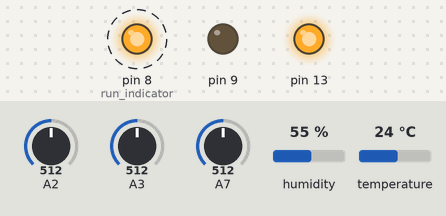
Bench run of a sketch on a simulated Arduino Uno, built for the host (arithmetic inside an expression is 32-bit, double 64-bit). Parts: output pins drawn as LEDs (lit = HIGH). Dashed ring = blinking. The test bench sets the inputs (shaded band); at power-on: A3 = 512, A2 = 512, A7 = 512, humidity 55 %, temperature 24 °C. Pins used as bus, display or sensor lines are not drawn; what the sketch prints to the serial monitor is not drawn.

Above: at 6.8 s.
6.9 s: A3 set to 748
At 8.4 s:
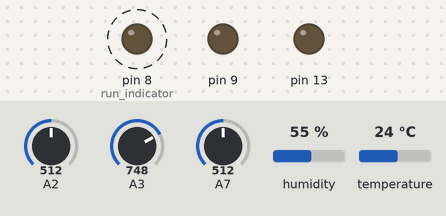
9.9 s: A3 set to 770
12.9 s: A3 set to 910
15.9 s: A3 set to 939
At 18.29 s:
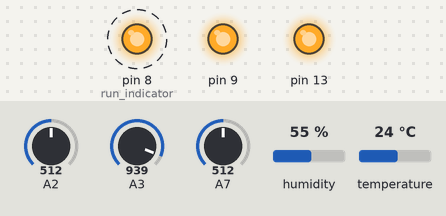
18.9 s: A3 set to 900
At 20.1 s:
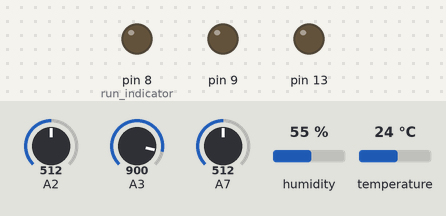
21.9 s: A3 set to 1010
At 25.8 s:
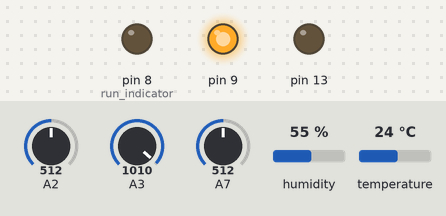
Timing chart, 0 to 28.5 s (numbered marks = the images above; inputs shaded):
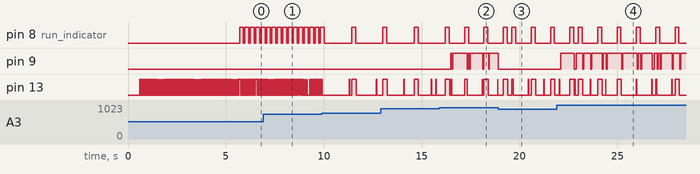

The sketch:

xbee.ino
```cpp
String fs="V0.0";

// ZigBee:38400 baud
#define baudXBee 38400
// #define cycleWDT 30          // ~300 sec WDT timing
#define cycleWDT 2          // ~300 sec WDT timing
#define cycleM 5              // Master info send cycle
#define upperBatteryVolt 4.0  // high battery voltage clamping
#define lowerBatteryVolt 3.3  // high battery voltage clamping
#define countLimit 1000000    // stamp counter limit

#include <SoftwareSerial.h>
#include <EEPROM.h>
/*
 * Sketch for testing sleep mode with wake up on WDT.
 * Donal Morrissey - 2011.
 *
 */
#include <avr/sleep.h>
#include <avr/power.h>
#include <avr/wdt.h>

#include "DHT.h"

#define DHTPIN 4
#define DHTTYPE DHT22

DHT dht(DHTPIN, DHTTYPE);
SoftwareSerial mySerial(2, 3); // RX, TX


volatile unsigned int rep0=cycleWDT;//15;// volatile unsigned int rep0=15; //8초 사이클 대기 수 : 실제는 10회 기준
volatile unsigned int cnt;   //8초 사이클 대기 수
unsigned long lastCnt=0;
volatile int f_wdt=1;

unsigned long strCnt=0;

int eead=0;
int een=0;
long ms00=0;

String nameNI="";
String s="";
String ss="";
String cmd="";
String txString="";
String zbInfo="";
String dbString="";

int eer0[30];

long ms0=0;
int ms=10*1000;

float coreTemp;
float currentVolt;   // device voltage

float v1,v2;        // v1=solar, v2=battery
//float f200 = 230;//231.95;
//float f200s = 136.4;//142.1;

float tmpScale;
float tmpOffset;
float roomTemp;
float roomHumi;

String rxZbee = "";
String myZbee = "";
String mpZbee = "";
String shZbee = "";
String slZbee = "";
String dhZbee = "";
String dlZbee = "";
String dbZbee = "";
String niZbee = "";


void setup() {

  digitalWrite(5,HIGH);
  delay(100);
  dht.begin();
  delay(500);

  float x1,x2,y1,y2;

  x1 = 270.0   ; y1 = 25.0;
  x2 = 350.0   ; y2 = 105.0;

  tmpScale = ( y2-y1) / ( x2 - x1 );
  tmpOffset = (( y1 * x2 - y2 * x1 )/ (x2- x1));


// 환경 변수 초기화
  analogReference(INTERNAL);

  pinMode(9,OUTPUT);  // 1= solar down
  pinMode(5,OUTPUT);  // 1= sensor power on
  pinMode(13,OUTPUT); // 1= ZigBee hibernation
  pinMode(8,OUTPUT);  // run indicator
  pinMode(2,INPUT_PULLUP); //

  digitalWrite(9,LOW); // 태양전지 연결
  //digitalWrite(5,LOW);
  digitalWrite(13,LOW);  //

// ZigBee 통신 설정, 38400
  Serial.begin(baudXBee);//Serial.begin(38400); // ZigBee port
  while (!Serial) {
    ; // wait for serial port to connect. Needed for native USB port only
  }
  analogReference(DEFAULT);
   getTempVolt();
  analogReference(INTERNAL);

  ATCmd("MY"); myZbee = rxZbee;
  ATCmd("MP"); mpZbee = rxZbee;
  ATCmd("SH"); shZbee = rxZbee;
  ATCmd("SL"); slZbee = rxZbee;
  ATCmd("DH"); dhZbee = rxZbee;
  ATCmd("DL"); dlZbee = rxZbee;
  ATCmd("DB"); dbZbee = rxZbee;
  ATCmd("NI"); niZbee = rxZbee;

  masterSend();
  pd_setup();
}

void loop(){
  loop1();

//  digitalWrite(5,LOW);
  digitalWrite(13,HIGH);
  digitalWrite(8,HIGH);
  wait_pd();
  digitalWrite(8,LOW);
}

void loop1()
{
  if(Serial) Serial.end();
  Serial.begin(baudXBee);//Serial.begin(38400);
  while (!Serial) {
    ; // wait for serial port to connect. Needed for native USB port only
  }

  analogReference(DEFAULT);
   getTempVolt();
  analogReference(INTERNAL);
  v2 = batteryVolt(); //float (analogRead(A3))/f200;
  v1 = solarVolt(); //float (analogRead(A2))/f200s;

  if (v2>lowerBatteryVolt) sensorSend();
  else                     lowVoltSend();
}


void solarControl()
{
  digitalWrite(9,LOW);
  delay(50);
  v2=batteryVolt(); //float (analogRead(A3))/f200;
  v1=solarVolt(); //float (analogRead(A2))/f200s;

  if (v2 >upperBatteryVolt) digitalWrite(9,HIGH); //  Serial.println("Solar Down");
  else                      digitalWrite(9,LOW);

}

void lowVoltSend()
{
  static uint16_t cntLowV=0;
  String txZbee = "";

  digitalWrite(13,LOW);
  delay(5);

  txZbee = niZbee;
  txZbee += ",BV:"+String(v2,2);
  // txZbee +=",CT:"+String(coreTemp,2);
  txZbee +=",CV:"+String(currentVolt,1);
  txZbee += ",DB:"+ dbZbee;
  // txZbee += "," + niZbee;
  txZbee += ","+String(cntLowV++);
  Serial.println(txZbee);
  delay(50);
  digitalWrite(13,HIGH);
}
void masterSend(){

  static uint16_t cntMast=0;

  String txZbee = "";
  solarControl();

  digitalWrite(13,LOW);
  delay(5);

  txZbee = "";
  txZbee += fs;
  txZbee += ",MY:"+ myZbee;
  txZbee += ","+ mpZbee;
  txZbee += ",SH:"+ shZbee;
  txZbee += ","+ slZbee;
  txZbee += ",DH:"+ dhZbee;
  txZbee += ","+ dlZbee;
  txZbee += ",SV:"+String(v1,2);
  txZbee += ",BV:"+String(v2,2);
  // txZbee +=",CT:"+String(coreTemp,2);
  txZbee +=",CV:"+String(currentVolt,1);
  txZbee += ",DB:"+ dbZbee;
  txZbee += "," + niZbee;
  txZbee += ","+String(cntMast++);

  Serial.println(txZbee);
  delay(100);
  digitalWrite(13,HIGH);
}

void sensorSend()
{
  static uint8_t cntSendMast = 0;
  static uint16_t cntSensSend=0;
  String txZbee="";
  String nameZbee="";
  float humidity,temperature;

  digitalWrite(13,LOW);
  //digitalWrite(5,HIGH);
  delay(10);
  //dht.begin();
  //delay(100);

  cntSensSend ++; cntSendMast ++;
  solarControl();


  if ( cntSendMast > 8 ) {
    cntSendMast = 0 ; masterSend(); return;
  }
  switch(cntSensSend){
    case 1:  ATCmd("MY"); myZbee = rxZbee; break;
    case 2:  ATCmd("MP"); mpZbee = rxZbee; break;
    case 3:  ATCmd("SH"); shZbee = rxZbee; break;
    case 4:  ATCmd("SL"); slZbee = rxZbee; break;
    case 5:  ATCmd("DH"); dhZbee = rxZbee; break;
    case 6:  ATCmd("DL"); dlZbee = rxZbee; break;
    case 7:  ATCmd("DB"); dbZbee = rxZbee; break;
    case 8:  ATCmd("NI"); niZbee = rxZbee; break;
  }

  ATCmd("NI"); nameZbee = rxZbee;
  txZbee = nameZbee;
  humidity = dht.readHumidity();
  temperature = dht.readTemperature();

  //humidity = 56.78;
  //temperature = 12.34;

  txZbee += ",TR:"+String(temperature,2);
  txZbee += ",HR:"+String(humidity,2);
  txZbee += ","+ String(cntSensSend);

  Serial.println(txZbee);

  delay(100);//100
//  digitalWrite(5,LOW);
  digitalWrite(13,HIGH);
}

float solarVolt(){
  return float (analogRead(A2))/135.6;
}
float batteryVolt(){
  return float (analogRead(A3))/230;
}

void ATCmd(String c)
{
  if (xBeeConn()){
    c="AT"+c;
    Serial.println(c);
    Serial.setTimeout(500);
    rxZbee =Serial.readStringUntil(13);
  }
  if ( xBeeDisConn());
}
void ATCmd1(String c)
{
          if (xBeeConn())
          {
                      c="AT"+c;
                      Serial.println(c);
                      Serial.setTimeout(500);
                      rxZbee =Serial.readStringUntil(13);
//                      s.replace("\r","");
          }
          if ( xBeeDisConn())
          {
//            Serial.print(c);
//            Serial.print("= ");
//            Serial.println(s);
          }
}
int xBeeConn()
{
  Serial.flush();
  delay(5);
  Serial.print("+++");
  return checkOK();
}

int xBeeDisConn()
{
  Serial.println("ATCN");
  return checkOK();
}

int checkOK()
{
  String reply="";
  char r=0;
  Serial.setTimeout(300);
  reply=Serial.readStringUntil(13);
  if( reply =="OK") return 1;
  else              return 0;
}

void getTempVolt()
{

  // read first ADCL and ADCH;
   ADMUX = (_BV(REFS1)|_BV(REFS0)|_BV(MUX3)); //internal ref 1.1V and MUX=1000
   // ADMUX = (_BV(REFS1)|_BV(REFS0)| 8 ); //internal ref 1.1V and MUX=1000
   ADCSRA |= _BV(ADEN);      //enable ADC
   delay(20);         // wait for ADC stable
   ADCSRA |= _BV(ADSC);      //start ADC
   while(bit_is_set(ADCSRA,ADSC));

   coreTemp = (float)( ADCW ) ;
   coreTemp= tmpScale * coreTemp - tmpOffset;

   ADMUX = (_BV(REFS1)|_BV(REFS0)|7); //internal ref 1.1V and MUX=0111
   ADCSRA |= _BV(ADSC);      //start ADC
   while(bit_is_set(ADCSRA,ADSC));
   currentVolt = (float) ( ADCW ) ;
   currentVolt = ( currentVolt / 1024) * 1.1 * 13.3 / 3.3;
}

void wait_pd()
{
  digitalWrite(13,HIGH);//160516
  for (cnt=0; cnt<rep0; cnt++)
  {
      f_wdt = 0;
      enterSleep();  //Serial.println(millis());
  }
}

ISR(WDT_vect)
{
      if(f_wdt == 0)
      {
        f_wdt=1;
      }
      else
      {
//        Serial.println("WDT Overrun!!!");
      }
}

void enterSleep(void)
{
          set_sleep_mode(SLEEP_MODE_PWR_DOWN);//SLEEP_MODE_PWR_SAVE);   /* EDIT: could also use SLEEP_MODE_PWR_DOWN for lowest power consumption. */
          sleep_enable();

          /* Now enter sleep mode. */
          sleep_mode();

          /* The program will continue from here after the WDT timeout*/
          sleep_disable(); /* First thing to do is disable sleep. */

          /* Re-enable the peripherals. */
          power_all_enable();
}

void pd_setup()
{
        /*** Setup the WDT ***/
        /* Clear the reset flag. */
        MCUSR &= ~(1<<WDRF);
        /* In order to change WDE or the prescaler, we need to
         * set WDCE (This will allow updates for 4 clock cycles).
         */
        WDTCSR |= (1<<WDCE) | (1<<WDE);
        /* set new watchdog timeout prescaler value */
        WDTCSR = 1<<WDP0 | 1<<WDP3; /* 8.0 seconds */
        /* Enable the WD interrupt (note no reset). */
        WDTCSR |= _BV(WDIE);
//        Serial.println("Initialisation complete.");
//        delay(100); //Allow for serial print to complete.
}

void eewr(int i)
{
        EEPROM.write(eead,i/256);
        eead++;
        EEPROM.write(eead,i%256);
        eead++;
        EEPROM.write(eead,255);
}

void eer()
{
          eead=0;
          while (EEPROM.read(eead)<255)
          {
            eead++;
            eead++;
          }
 //         Serial.println(eead);
          een=eead/2;
 //         Serial.println(een);


          for (int i=0; i<een; i++)
          {
            eer0[i]=EEPROM.read(i*2)*256;
            eer0[i]+=EEPROM.read(i*2+1);
//            Serial.print(i);tag
//            Serial.print(":");
//            Serial.println(eer0[i]);
          }
//            Serial.println("End");
}


void Find()
{
//        Serial.println("[f]ind");

          eead=0;
          for (int i=1; i<999; i++)
          {
//          if (Serial.available())
//            if (Serial.read()=='E') i=9999;

            mySerial.print("F");
              if (i<1000) mySerial.print("0");
              if (i<100) mySerial.print("0");
              if (i<10) mySerial.print("0");
              mySerial.print(i);
              mySerial.write(13);
            delay(5);
          //  delay(4);
//          Serial.setTimeout(200);
//          reply=Serial.readStringUntil(13);

          while (mySerial.available())
          {
            char cc;
            cc=mySerial.read();
//            Serial.write(cc);
            if (cc=='E') eewr(i);
          }

          }
//            Serial.println();
//            Serial.println("Find End");
}
```

Measured:
- the behaviour switches between 920 and 921 on A3 (found by bisection; images 1 and 2)
- after the input at 18.9 s, pin 9: goes on until 18.9 s, then stays LOW
